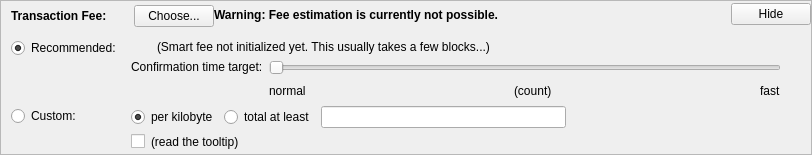
    <widget class="QFrame" name="frameFee">
     <property name="sizePolicy">
      <sizepolicy hsizetype="Expanding" vsizetype="Expanding">
       <horstretch>0</horstretch>
       <verstretch>0</verstretch>
      </sizepolicy>
     </property>
     <property name="maximumSize">
      <size>
       <width>16777215</width>
       <height>16777215</height>
      </size>
     </property>
     <property name="frameShape">
      <enum>QFrame::StyledPanel</enum>
     </property>
     <property name="frameShadow">
      <enum>QFrame::Sunken</enum>
     </property>
     <layout class="QVBoxLayout" name="verticalLayoutFee1">
      <property name="spacing">
       <number>0</number>
      </property>
      <property name="leftMargin">
       <number>0</number>
      </property>
      <property name="topMargin">
       <number>0</number>
      </property>
      <property name="rightMargin">
       <number>0</number>
      </property>
      <property name="bottomMargin">
       <number>0</number>
      </property>
      <item>
       <layout class="QVBoxLayout" name="verticalLayoutFee2" stretch="0,0,0">
        <property name="spacing">
         <number>0</number>
        </property>
        <property name="leftMargin">
         <number>10</number>
        </property>
        <property name="topMargin">
         <number>0</number>
        </property>
        <item>
         <layout class="QHBoxLayout" name="horizontalLayoutFee1">
          <property name="bottomMargin">
           <number>0</number>
          </property>
          <item>
           <layout class="QVBoxLayout" name="verticalLayoutFee7">
            <property name="spacing">
             <number>0</number>
            </property>
            <item>
             <spacer name="verticalSpacerSmartFee">
              <property name="orientation">
               <enum>Qt::Vertical</enum>
              </property>
              <property name="sizeType">
               <enum>QSizePolicy::Fixed</enum>
              </property>
              <property name="sizeHint" stdset="0">
               <size>
                <width>1</width>
                <height>4</height>
               </size>
              </property>
             </spacer>
            </item>
            <item>
             <layout class="QHBoxLayout" name="horizontalLayoutSmartFee">
              <property name="spacing">
               <number>10</number>
              </property>
              <item>
               <widget class="QLabel" name="labelFeeHeadline">
                <property name="sizePolicy">
                 <sizepolicy hsizetype="Preferred" vsizetype="Maximum">
                  <horstretch>0</horstretch>
                  <verstretch>0</verstretch>
                 </sizepolicy>
                </property>
                <property name="font">
                 <font>
                  <weight>75</weight>
                  <bold>true</bold>
                 </font>
                </property>
                <property name="styleSheet">
                 <string notr="true">font-weight:bold;</string>
                </property>
                <property name="text">
                 <string>Transaction Fee:</string>
                </property>
               </widget>
              </item>
              <item>
               <widget class="QLabel" name="labelFeeMinimized">
                <property name="text">
                 <string/>
                </property>
               </widget>
              </item>
              <item>
               <widget class="QPushButton" name="buttonChooseFee">
                <property name="text">
                 <string>Choose...</string>
                </property>
               </widget>
              </item>
             </layout>
            </item>
            <item>
             <spacer name="verticalSpacer_5">
              <property name="orientation">
               <enum>Qt::Vertical</enum>
              </property>
              <property name="sizeHint" stdset="0">
               <size>
                <width>1</width>
                <height>1</height>
               </size>
              </property>
             </spacer>
            </item>
           </layout>
          </item>
          <item>
           <widget class="QLabel" name="fallbackFeeWarningLabel">
            <property name="toolTip">
             <string>Using the fallbackfee can result in sending a transaction that will take several hours or days (or never) to confirm. Consider choosing your fee manually or wait until your have validated the complete chain.</string>
            </property>
            <property name="font">
            <font>
                <weight>75</weight>
                <bold>true</bold>
            </font>
            </property>
            <property name="text">
             <string>Warning: Fee estimation is currently not possible.</string>
            </property>
            <property name="wordWrap">
             <bool>false</bool>
            </property>
           </widget>
          </item>
          <item>
           <spacer name="horizontalSpacer_4">
            <property name="orientation">
             <enum>Qt::Horizontal</enum>
            </property>
            <property name="sizeType">
             <enum>QSizePolicy::MinimumExpanding</enum>
            </property>
            <property name="sizeHint" stdset="0">
             <size>
              <width>40</width>
              <height>20</height>
             </size>
            </property>
           </spacer>
          </item>
          <item>
           <widget class="QPushButton" name="buttonMinimizeFee">
            <property name="toolTip">
             <string>collapse fee-settings</string>
            </property>
            <property name="text">
             <string>Hide</string>
            </property>
           </widget>
          </item>
         </layout>
        </item>
        <item>
         <widget class="QFrame" name="frameFeeSelection">
          <layout class="QVBoxLayout" name="verticalLayoutFee12">
           <property name="spacing">
            <number>0</number>
           </property>
           <property name="leftMargin">
            <number>0</number>
           </property>
           <property name="topMargin">
            <number>0</number>
           </property>
           <property name="rightMargin">
            <number>0</number>
           </property>
           <property name="bottomMargin">
            <number>0</number>
           </property>
           <item>
            <layout class="QGridLayout" name="gridLayoutFee">
             <property name="topMargin">
              <number>10</number>
             </property>
             <property name="bottomMargin">
              <number>4</number>
             </property>
             <property name="horizontalSpacing">
              <number>10</number>
             </property>
             <property name="verticalSpacing">
              <number>4</number>
             </property>
             <item row="1" column="1">
              <layout class="QVBoxLayout" name="verticalLayoutFee8">
               <property name="spacing">
                <number>6</number>
               </property>
               <item>
                <layout class="QHBoxLayout" name="horizontalLayoutFee13">
                 <item>
                  <widget class="QRadioButton" name="radioCustomPerKilobyte">
                   <property name="toolTip">
                    <string>If the custom fee is set to 1000 bonds and the transaction is only 250 bytes, then &quot;per kilobyte&quot; only pays 250 bonds in fee,&lt;br /&gt;while &quot;at least&quot; pays 1000 bonds. For transactions bigger than a kilobyte both pay by kilobyte.</string>
                   </property>
                   <property name="text">
                    <string>per kilobyte</string>
                   </property>
                   <property name="checked">
                    <bool>true</bool>
                   </property>
                   <attribute name="buttonGroup">
                    <string notr="true">groupCustomFee</string>
                   </attribute>
                  </widget>
                 </item>
                 <item>
                  <widget class="QRadioButton" name="radioCustomAtLeast">
                   <property name="toolTip">
                    <string>If the custom fee is set to 1000 bonds and the transaction is only 250 bytes, then &quot;per kilobyte&quot; only pays 250 bonds in fee,&lt;br /&gt;while &quot;total at least&quot; pays 1000 bonds. For transactions bigger than a kilobyte both pay by kilobyte.</string>
                   </property>
                   <property name="text">
                    <string>total at least</string>
                   </property>
                   <attribute name="buttonGroup">
                    <string notr="true">groupCustomFee</string>
                   </attribute>
                  </widget>
                 </item>
                 <item>
                  <widget class="BitcoinAmountField" name="customFee"/>
                 </item>
                 <item>
                  <spacer name="horizontalSpacer_6">
                   <property name="orientation">
                    <enum>Qt::Horizontal</enum>
                   </property>
                   <property name="sizeHint" stdset="0">
                    <size>
                     <width>1</width>
                     <height>1</height>
                    </size>
                   </property>
                  </spacer>
                 </item>
                </layout>
               </item>
               <item>
                <layout class="QHBoxLayout" name="horizontalLayoutFee8">
                 <item>
                  <widget class="QCheckBox" name="checkBoxMinimumFee">
                   <property name="toolTip">
                    <string>Paying only the minimum fee is just fine as long as there is less transaction volume than space in the blocks.&lt;br /&gt;But be aware that this can end up in a never confirming transaction once there is more demand for greenrenovatedbonds transactions than the network can process.</string>
                   </property>
                   <property name="text">
                    <string/>
                   </property>
                  </widget>
                 </item>
                 <item>
                  <widget class="QLabel" name="labelMinFeeWarning">
                   <property name="enabled">
                    <bool>true</bool>
                   </property>
                   <property name="toolTip">
                    <string>Paying only the minimum fee is just fine as long as there is less transaction volume than space in the blocks.&lt;br /&gt;But be aware that this can end up in a never confirming transaction once there is more demand for greenrenovatedbonds transactions than the network can process.</string>
                   </property>
                   <property name="text">
                    <string>(read the tooltip)</string>
                   </property>
                   <property name="margin">
                    <number>5</number>
                   </property>
                  </widget>
                 </item>
                 <item>
                  <spacer name="horizontalSpacer_2">
                   <property name="orientation">
                    <enum>Qt::Horizontal</enum>
                   </property>
                   <property name="sizeHint" stdset="0">
                    <size>
                     <width>1</width>
                     <height>1</height>
                    </size>
                   </property>
                  </spacer>
                 </item>
                </layout>
               </item>
              </layout>
             </item>
             <item row="0" column="0">
              <layout class="QVBoxLayout" name="verticalLayoutFee4" stretch="0,1">
               <item>
                <widget class="QRadioButton" name="radioSmartFee">
                 <property name="text">
                  <string>Recommended:</string>
                 </property>
                 <property name="checked">
                  <bool>true</bool>
                 </property>
                 <attribute name="buttonGroup">
                  <string notr="true">groupFee</string>
                 </attribute>
                </widget>
               </item>
               <item>
                <spacer name="verticalSpacer_2">
                 <property name="orientation">
                  <enum>Qt::Vertical</enum>
                 </property>
                 <property name="sizeHint" stdset="0">
                  <size>
                   <width>1</width>
                   <height>1</height>
                  </size>
                 </property>
                </spacer>
               </item>
              </layout>
             </item>
             <item row="1" column="0">
              <layout class="QVBoxLayout" name="verticalLayoutFee9" stretch="0,1">
               <item>
                <widget class="QRadioButton" name="radioCustomFee">
                 <property name="text">
                  <string>Custom:</string>
                 </property>
                 <attribute name="buttonGroup">
                  <string notr="true">groupFee</string>
                 </attribute>
                </widget>
               </item>
               <item>
                <spacer name="verticalSpacer_6">
                 <property name="orientation">
                  <enum>Qt::Vertical</enum>
                 </property>
                 <property name="sizeHint" stdset="0">
                  <size>
                   <width>1</width>
                   <height>1</height>
                  </size>
                 </property>
                </spacer>
               </item>
              </layout>
             </item>
             <item row="0" column="1">
              <layout class="QVBoxLayout" name="verticalLayoutFee3" stretch="0,0,1">
               <property name="spacing">
                <number>6</number>
               </property>
               <property name="topMargin">
                <number>2</number>
               </property>
               <item>
                <layout class="QHBoxLayout" name="horizontalLayoutFee12">
                 <item>
                  <widget class="QLabel" name="labelSmartFee">
                   <property name="text">
                    <string/>
                   </property>
                   <property name="margin">
                    <number>2</number>
                   </property>
                  </widget>
                 </item>
                 <item>
                  <widget class="QLabel" name="labelFeeEstimation">
                   <property name="text">
                    <string/>
                   </property>
                  </widget>
                 </item>
                 <item>
                  <widget class="QLabel" name="labelSmartFee2">
                   <property name="text">
                    <string>(Smart fee not initialized yet. This usually takes a few blocks...)</string>
                   </property>
                   <property name="margin">
                    <number>2</number>
                   </property>
                  </widget>
                 </item>
                 <item>
                  <spacer name="horizontalSpacer_5">
                   <property name="orientation">
                    <enum>Qt::Horizontal</enum>
                   </property>
                   <property name="sizeHint" stdset="0">
                    <size>
                     <width>1</width>
                     <height>1</height>
                    </size>
                   </property>
                  </spacer>
                 </item>
                </layout>
               </item>
               <item>
                <layout class="QHBoxLayout" name="horizontalLayoutFee9">
                 <item>
                  <layout class="QVBoxLayout" name="verticalLayoutFee6">
                   <item>
                    <widget class="QLabel" name="labelSmartFee3">
                     <property name="text">
                      <string>Confirmation time target:</string>
                     </property>
                     <property name="margin">
                      <number>2</number>
                     </property>
                    </widget>
                   </item>
                   <item>
                    <spacer name="verticalSpacer_3">
                     <property name="orientation">
                      <enum>Qt::Vertical</enum>
                     </property>
                     <property name="sizeHint" stdset="0">
                      <size>
                       <width>1</width>
                       <height>1</height>
                      </size>
                     </property>
                    </spacer>
                   </item>
                  </layout>
                 </item>
                 <item>
                  <layout class="QVBoxLayout" name="verticalLayoutFee5">
                   <property name="rightMargin">
                    <number>30</number>
                   </property>
                   <item>
                    <widget class="QSlider" name="sliderSmartFee">
                     <property name="minimum">
                      <number>0</number>
                     </property>
                     <property name="maximum">
                      <number>23</number>
                     </property>
                     <property name="pageStep">
                      <number>1</number>
                     </property>
                     <property name="value">
                      <number>0</number>
                     </property>
                     <property name="orientation">
                      <enum>Qt::Horizontal</enum>
                     </property>
                     <property name="invertedAppearance">
                      <bool>false</bool>
                     </property>
                     <property name="invertedControls">
                      <bool>false</bool>
                     </property>
                     <property name="tickPosition">
                      <enum>QSlider::NoTicks</enum>
                     </property>
                    </widget>
                   </item>
                   <item>
                    <layout class="QHBoxLayout" name="horizontalLayoutFee10">
                     <item>
                      <widget class="QLabel" name="labelSmartFeeNormal">
                       <property name="text">
                        <string>normal</string>
                       </property>
                      </widget>
                     </item>
                     <item>
                      <spacer name="horizontalSpacer_7">
                       <property name="orientation">
                        <enum>Qt::Horizontal</enum>
                       </property>
                       <property name="sizeHint" stdset="0">
                        <size>
                         <width>40</width>
                         <height>20</height>
                        </size>
                       </property>
                      </spacer>
                     </item>
                     <item>
                      <widget class="QLabel" name="confirmationTargetLabel">
                       <property name="text">
                        <string notr="true">(count)</string>
                       </property>
                      </widget>
                     </item>
                     <item>
                      <spacer name="horizontalSpacer_3">
                       <property name="orientation">
                        <enum>Qt::Horizontal</enum>
                       </property>
                       <property name="sizeHint" stdset="0">
                        <size>
                         <width>40</width>
                         <height>20</height>
                        </size>
                       </property>
                      </spacer>
                     </item>
                     <item>
                      <widget class="QLabel" name="labelSmartFeeFast">
                       <property name="text">
                        <string>fast</string>
                       </property>
                      </widget>
                     </item>
                    </layout>
                   </item>
                  </layout>
                 </item>
                </layout>
               </item>
               <item>
                <spacer name="verticalSpacer_4">
                 <property name="orientation">
                  <enum>Qt::Vertical</enum>
                 </property>
                 <property name="sizeHint" stdset="0">
                  <size>
                   <width>1</width>
                   <height>1</height>
                  </size>
                 </property>
                </spacer>
               </item>
              </layout>
             </item>
            </layout>
           </item>
          </layout>
         </widget>
        </item>
        <item>
         <spacer name="verticalSpacerFee">
          <property name="orientation">
           <enum>Qt::Vertical</enum>
          </property>
          <property name="sizeHint" stdset="0">
           <size>
            <width>800</width>
            <height>1</height>
           </size>
          </property>
         </spacer>
        </item>
       </layout>
      </item>
     </layout>
    </widget>
